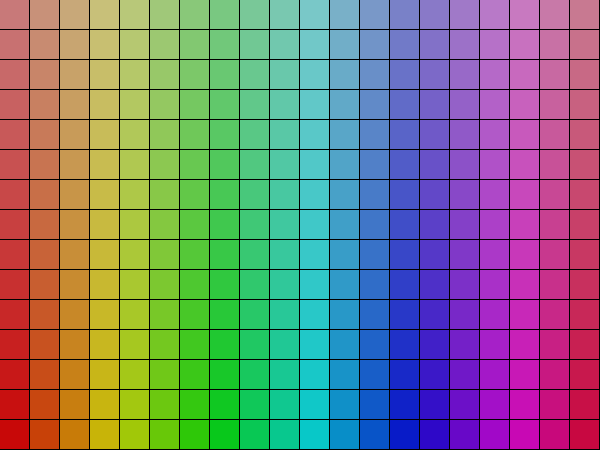
Frame 1 (no input)
Frame 2 (the mouse pressed at the canvas centre, redrawn once): identical to frame 1, image omitted

The Processing sketch that drew this single still picture (run headless with seeded random() and noise(); the mouse was pressed at the canvas centre and the sketch redrawn once):

// Processing sketch: sketch_CC
// ── sketch_CC.pde
// Color Grid Pattern
int cols = 20;
int rows = 15;
int cellW, cellH;

void setup() {
  size(600, 450);
  cellW = width / cols;
  cellH = height / rows;
  noLoop();
}

void draw() {
  background(0);
  for (int i = 0; i < cols; i++) {
    for (int j = 0; j < rows; j++) {
      float hue = map(i, 0, cols, 0, 255);
      float sat = map(j, 0, rows, 100, 255);
      colorMode(HSB, 255);
      fill(hue, sat, 200);
      noStroke();
      rect(i * cellW, j * cellH, cellW - 1, cellH - 1);
    }
  }
}

void mousePressed() {
  redraw();
}
